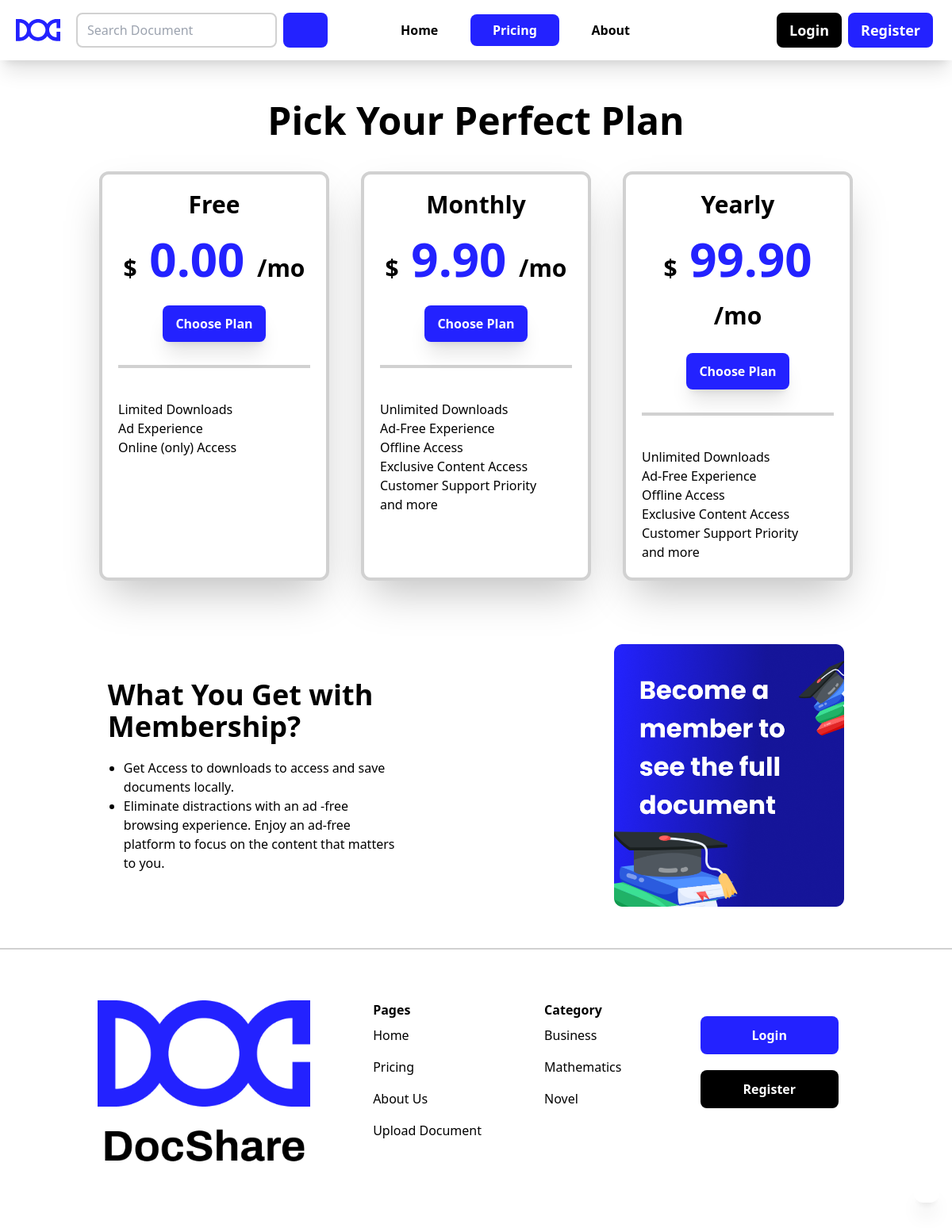
The page /index.php?p=pricing on the database its author committed.
### tables this page shows
CREATE TABLE `tbl_plans` (
  `id` int(11) NOT NULL,
  `name` varchar(100) NOT NULL,
  `price` decimal(10,2) NOT NULL,
  `duration` int(11) NOT NULL,
  `description` text DEFAULT NULL
);

### class/Plans.php (called while the page is built, shortened)
<?php
class Plans
{
    private $plans;
    private $connect;
    public function __construct($conn)
    {
        $this->plans = array();
        $this->connect = $conn;
    }
    public function getAllPlans()
    {
        $sql = "SELECT * FROM tbl_plans";
        $result = mysqli_query($this->connect, $sql);
        if ($result) {
            while ($data = mysqli_fetch_assoc($result)) {
                $plan = array(
                    'id' => $data['id'],
                    'name' => $data['name'],
                    'price' => $data['price'],
                    'duration' => $data['duration'],
                    'description' => $data['description']
                );
                array_push($this->plans, $plan);
            }
        }
        return $this->plans;
    }
}
?>

### class/Documents.php (called while the page is built, shortened)
<?php
class Documents
{
    private $connect;
    public function __construct($conn)
    {
        $this->connect = $conn;
    }
    public function getCategory()
    {
        $sql = "SELECT d_category FROM tbl_document GROUP BY d_category";
        $result = mysqli_query($this->connect, $sql);
        $category = array();
        while ($data = mysqli_fetch_assoc($result)) {
            array_push($category, $data["d_category"]);
        }
        return $category;
    }
}
?>

### pages/pricing.php (the view)
<?php
require_once "./class/Plans.php";
$plans = new Plans($conn);
$getAllPlans = $plans->getAllPlans();
?>
<main class="bg-white dark:bg-black px-5 py-3">
    <div class="flex flex-col justify-center items-center gap-10 py-10">
        <h1 class="flex-auto w-full text-center font-extrabold text-3xl md:text-5xl text-black dark:text-white">Pick
            Your Perfect
            Plan</h1>
        <div class="flex-none w-full flex flex-row flex-wrap justify-center items-stretch gap-10">
            <?php foreach ($getAllPlans as $plan) { ?>
                <div
                    class="flex-none w-full md:w-1/4 border-4 border-gray bg-white dark:bg-black text-black dark:text-white hover:border-blue rounded-xl p-5 text-center hover:scale-105 transition-transform shadow-2xl">
                    <h2 class="text-center text-3xl font-bold text-black dark:text-white mb-5"><?= $plan['name'] ?></h2>
                    <h2 class="text-center text-6xl font-extrabold text-blue mb-10"><span
                            class="font-semibold text-black text-3xl">$</span>
                        <?= $plan['price'] ?> <span class="font-semibold text-3xl text-black">/mo</span></h2>
                    <a href="./pages/pay.php?plan=<?= $plan['id'] ?>"
                        class="text-white bg-blue shadow-xl px-4 py-3 rounded-lg hover:brightness-75 font-semibold">Choose
                        Plan</a>
                    <hr class="border-gray border-2 my-10">
                    <?php $features = explode(",", $plan['description']); ?>
                    <ul>
                        <?php foreach ($features as $feature) { ?>
                            <li class="text-base text-start"><i class="fi fi-sr-check text-blue"></i> <?= $feature ?></li>
                        <?php } ?>
                    </ul>
                </div>
            <?php } ?>
        </div>
    </div>
    <div class="flex flex-wrap flex-row justify-around items-center w-full gap-5 my-10">
        <div class="flex-none w-full md:w-1/3 text-start text-black dark:text-white">
            <h2 class="text-4xl font-extrabold mb-5">What You Get with Membership?</h2>
            <ul class="list-disc px-5">
                <li>Get Access to downloads to access and save documents locally.</li>
                <li>Eliminate distractions with an ad -free browsing experience. Enjoy an ad-free platform to focus on
                    the content that matters to you.</li>
            </ul>
        </div>
        <div class="flex-none w-full md:w-1/4">
            <img src="./assets/banner-square.png" alt="">
        </div>
    </div>
</main>

### index.php (shortened to what this page needs)
<?php
require_once "./class/Documents.php";
$objConn = new Class_Connect();
$conn = $objConn->connect();
$myDocuments = new Documents($conn);
$getCategory = $myDocuments->getCategory();
?>
<!DOCTYPE html>
<html lang="en" class="scroll-smooth transition-all">
<head>
    <script src="https://cdn.tailwindcss.com"></script>
    <link rel='stylesheet'
        href='https://cdn-uicons.flaticon.com/2.3.0/uicons-solid-rounded/css/uicons-solid-rounded.css'>
    <link rel="stylesheet" href="./index.css">
</head>
<body class="w-svw overflow-x-hidden bg-white dark:bg-black font-sans transition-all">
    <?php
    include "./components/header.php";
    $route = isset($_GET["p"]) ? $_GET["p"] : "";
    switch ($route) {
        case "pricing":
            include "./pages/pricing.php";
            break;
    }
    include "./components/footer.php";
    ?>
    <a href="#"
        class="fixed bottom-8 right-4 z-40 bg-white dark:bg-black dark:text-white py-3 px-4 shadow-xl rounded-full hover:bg-blue dark:hover:bg-blue hover:text-white hover:opacity-100"></a>
</body>
</html>

### components/header.php (shortened to what this page needs)
<header
    class="w-svw py-3 px-5 flex flex-wrap gap-3 md:gap-5 justify-between items-center text-base text-black  dark:text-white bg-white dark:bg-black sticky top-0 z-40 shadow-xl">
    <a href="./index.php" class="flex-none"><img src="./assets/logo.svg" alt="" title="DocShare"
            class="flex-1 w-14"></a>
    <form action="./pages/documents.php" method="get" class="flex gap-2 flex-1 w-1/2 md:w-1/4">
        <input type="text" placeholder="Search Document"
            class="flex-auto md:w-3/4 px-3 py-2 text-xs md:text-base outline-none border-2 border-gray rounded-lg focus:border-blue bg-white dark:bg-black dark:text-white">
        <button role="submit" class="flex-auto md:w-14 grow-0 bg-blue hover:bg-blue rounded-lg py-2 px-3"></button>
    </form>
    <button role="button" id="toggle-theme" class="flex-1 grow-0 w-14 hover:bg-gray rounded-lg px-3 py-2">
    </button>
    <div id="nav-menu"
        class="flex-none w-full hidden md:flex gap-3 flex-wrap flex-col items-center text-center md:flex-auto md:w-1/3 md:flex-row md:justify-between md:flex-nowrap mt-8 md:mt-0">
        <div id="nav-links"
            class="flex-auto w-full flex flex-wrap gap-3 flex-col justify-center md:w-1/4 md:flex-row md:justify-evenly md:items-center md:flex-nowrap">
            <a href="./index.php" id="#nav-home"
                class="flex-auto w-full md:w-auto rounded-lg text-black  dark:text-white hover:bg-gray hover:text-white font-semibold px-3 py-2">Home</a>
            <a href="./index.php?p=pricing" id="#nav-pricing"
                class="flex-auto w-full md:w-auto rounded-lg text-black  dark:text-white hover:bg-gray hover:text-white font-semibold px-3 py-2">Pricing</a>
            <a href="./index.php?p=about" id="#nav-about"
                class=" flex-auto w-full md:w-auto rounded-lg text-black  dark:text-white hover:text-white hover:bg-gray font-semibold px-3 py-2">About</a>
        </div>
        <div id="nav-account" class="flex-auto flex flex-wrap w-full md:w-1/4 md:items-end md:justify-end mt-12 md:mt-0">
            <a href="" id="loginBtn"
                class="w-full md:w-auto h-full text-sm md:text-lg rounded-xl bg-black border-4 border-white dark:border-black dark:bg-white dark:text-black hover:border-gray text-white font-semibold px-4 py-2 openLogin">Login</a>
            <a href="" id="registerBtn"
                class="w-full md:w-auto h-full text-sm md:text-lg rounded-xl bg-blue border-4 border-white dark:border-black  dark:text-black hover:border-gray text-white font-semibold px-4 py-2 openRegister">Register</a>
        </div>
    </div>
</header>

### components/footer.php
<footer class="flex flex-row flex-wrap justify-evenly items-start gap-5 p-[3rem] md:p-[4rem] bg-white dark:bg-black dark:text-white border-t-2 border-gray">
    <div  class="flex-none w-1/4"><a href="#" class=""><img src="./assets/footer-brand.png" title="DocShare" alt="" class="w-full pointer-events-none"></a></div>
    <ul class="flex-none flex flex-col">
        <li>
            <h3 class="font-semibold">Pages</h3>
        </li>
        <li class="py-2 transition duration-300 hover:translate-x-3"><a href="?p=home" class="hover:text-blue transition duration-300 hover:translate-x-3">Home</a></li>
        <li class="py-2 transition duration-300 hover:translate-x-3"><a href="?p=pricing" class="hover:text-blue transition duration-300 hover:translate-x-3">Pricing</a></li>
        <li class="py-2 transition duration-300 hover:translate-x-3"><a href="?p=about" class="hover:text-blue transition duration-300 hover:translate-x-3">About Us</a></li>
        <li class="py-2 transition duration-300 hover:translate-x-3"><a href="./pages/register.php" class="hover:text-blue transition duration hover:translate-x-3">Upload Document</a></li>
    </ul>
    <ul class="flex-none flex flex-col">
        <li class="flex-1 grow">
            <h3 class="font-semibold">Category</h3>
        </li>
        <?php foreach ($getCategory as $value) { ?>
            <li class="flex-1 grow py-2 transition duration-300 hover:translate-x-3"><a href="./pages/documents.php?c=<?= $value ?>" class="hover:text-blue hover:translate-x-3"><?= $value ?></a></li>
        <?php } ?>
    </ul>
    <div class="flex-auto md:flex-none p-5 md:w-1/5 flex-wrap flex justify-center gap-5 text-center">
        <a href="./pages/login.php" class="py-3 px-4 flex-auto w-full font-semibold bg-blue transition hover:bg-blue rounded-lg text-white">Login</a>
        <a href="./pages/register.php" class="py-3 px-4 flex-auto w-full font-semibold bg-black dark:bg-white dark:text-black rounded-lg text-white">Register</a>
    </div>
</footer>

### rows shown on the page
tbl_plans: name "Free", price "0.00", description "Limited Downloads", description "Ad Experience", description "Online (only) Access"
tbl_plans: name "Monthly", price "9.90", description "Unlimited Downloads", description "Ad-Free Experience", description "Offline Access", description "Exclusive Content Access", description "Customer Support Priority", description "and more"
tbl_plans: name "Yearly", price "99.90", description "Unlimited Downloads", description "Ad-Free Experience", description "Offline Access", description "Exclusive Content Access", description "Customer Support Priority", description "and more"

### other values the page prints
$value "Business"
$value "Mathematics"
$value "Novel"
